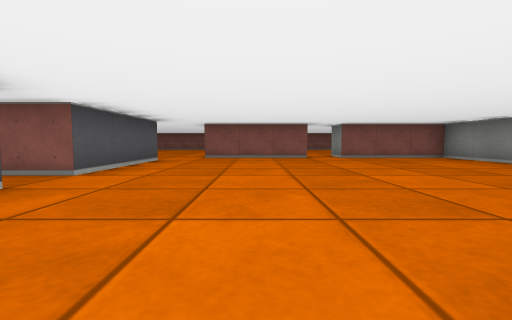
[1] (above)

14 first-person views from a walk through a cub3D ray-caster map. The camera is about half as high as the walls, tilts 4° down and sees 90° across. The floor is counted in squares. Each view is taken from the middle of a square. On the plan, view 1 faces up. The plan holds only what a view shows up to about 9 squares ahead; the rest is blank.

[2]
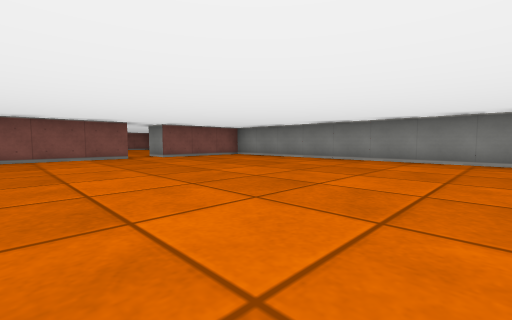

[3]
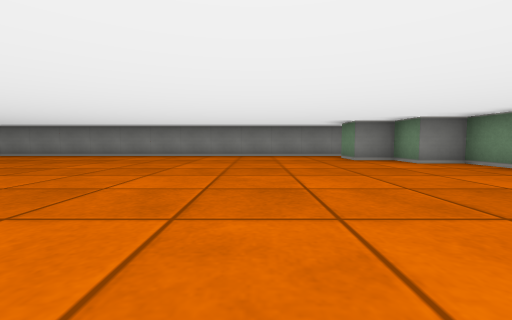

[4]
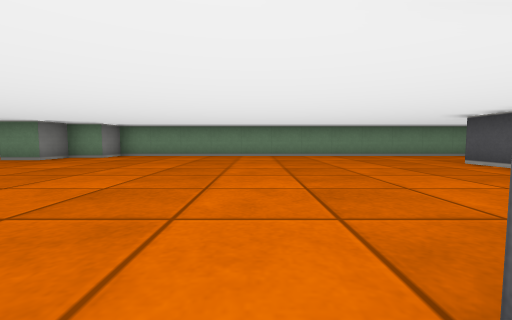

[5]
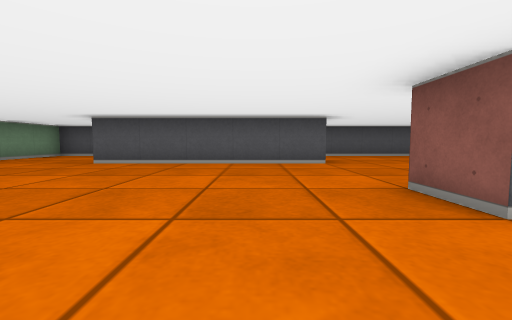

[6]
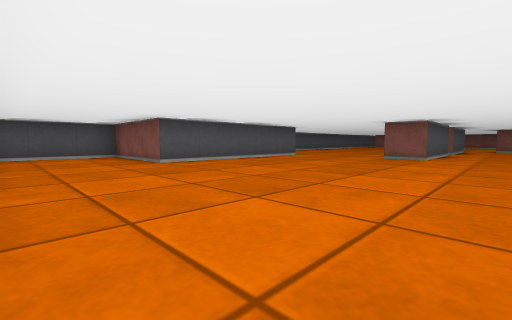

[7]
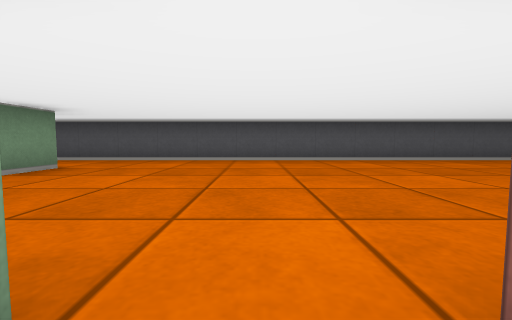

[8]
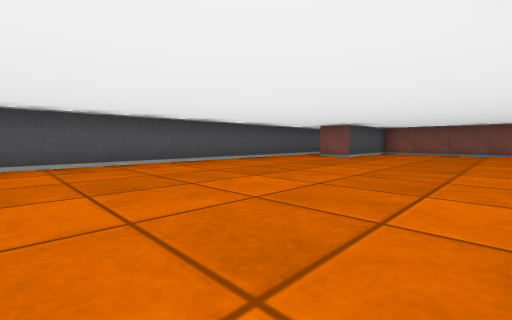

[9]
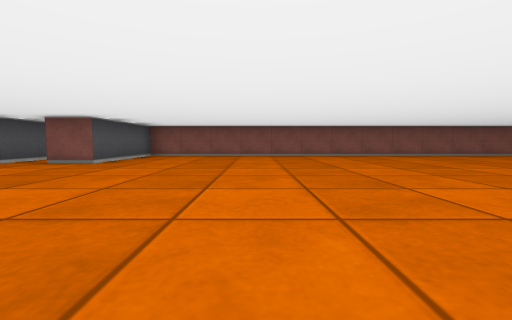

[10]
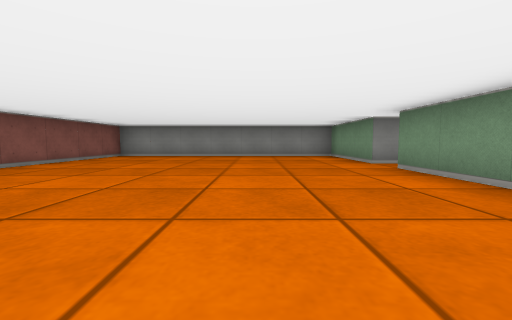

[11]
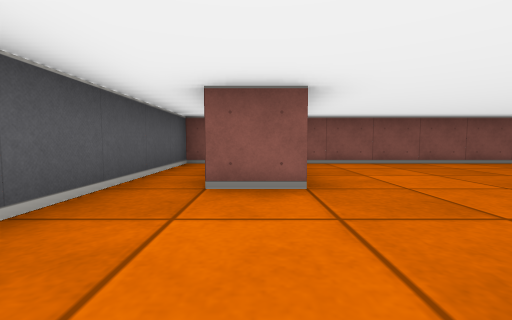

[12]
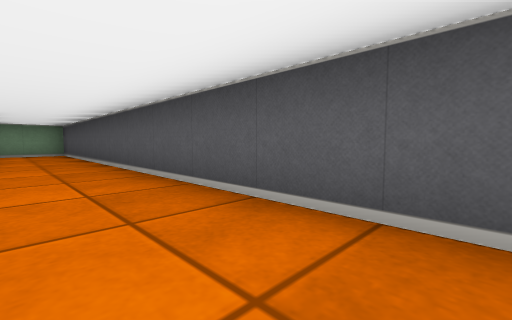

[13]
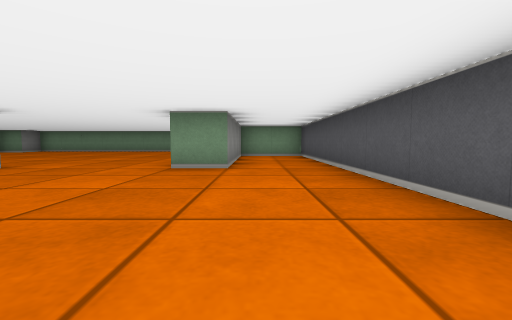

[14]
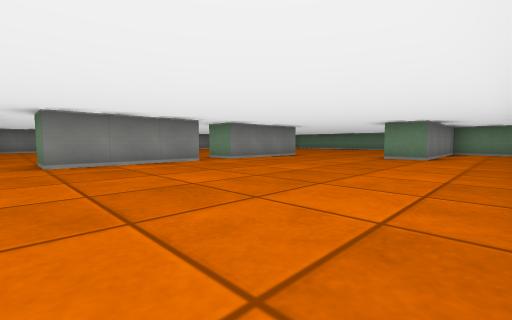

### Floor plan
Ten units are one square. View 1 is at (0, 0); x grows to the right and y downward. Boxes are objects, and circles mark ways between rooms. Rooms are numbered by the first view taken in them; rooms with no view inside come last. Other rooms are left out.
<svg viewBox="-100 -160 160 250">
<path fill="none" stroke="#000" d="M-25 -25 -25 5 -35 5M-65 5 -65 55 -95 55 -95 85 25 85 25 75 35 75 35 65 45 65M55 69 55 -75 25 -75M-25 -65 -25 -35M16 -75 -15 -75M-6 -85 15 -85M-25 -35 -35 -35 -35 -65 -25 -65M25 -75 25 -85 55 -85 55 -155 -75 -155 -75 -125 -85 -125M-90 -155 -95 -155 -95 45 -75 45 -75 5 -65 5M-35 5 -35 -25 -25 -25"/>
<circle cx="-20" cy="-70" r="3" fill="#2a7"/>
<circle cx="-30" cy="-30" r="3" fill="#2a7"/>
<circle cx="-50" cy="0" r="3" fill="#2a7"/>
<circle cx="20" cy="-80" r="3" fill="#2a7"/>
<text x="0" y="20">1</text>
<text x="-40" y="-90">2</text>
</svg>
Room 1 opens to room 2.

Where each view was taken, in squares from view 1:
view 1: 0 up, 0 right, facing up
view 2: 0 up, 1 left, facing up-right
view 3: 4 down, 3 left, facing right
view 4: 0 up, 2 left, facing down
view 5: 2 down, 1 left, facing left
view 6: 8 down, 1 left, facing up-left
view 7: 3 up, 3 left, facing left
view 8: 5 up, 4 left, facing up-left
view 9: 7 up, 4 left, facing up
view 10: 11 up, 3 left, facing right
view 11: 10 up, 8 left, facing up
view 12: 6 up, 8 left, facing down-left
view 13: 4 up, 8 left, facing down
view 14: 7 up, 9 left, facing down-right
